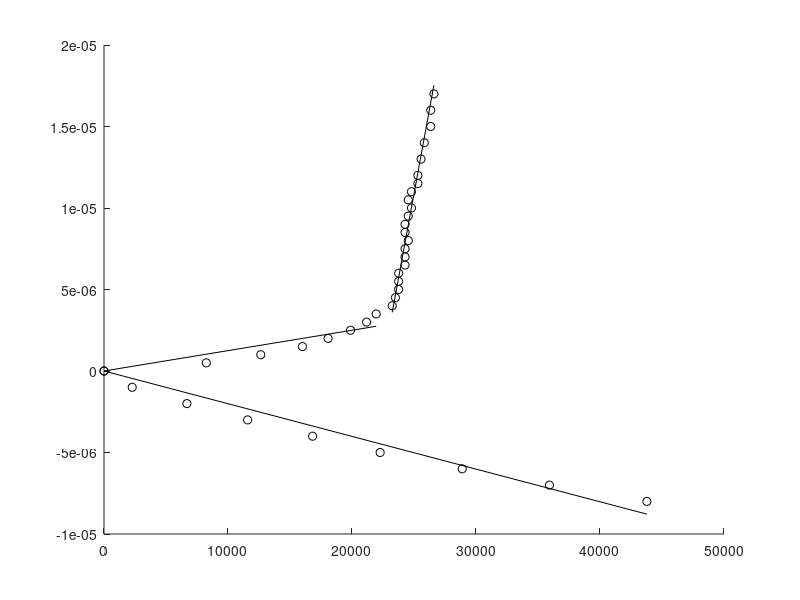

The MATLAB script that drew this image:
%test 1: compliance of fluid
V1 = -[0, 1, 2, 3, 4, 5, 6, 7, 8];
P1 = [0, 2275.2675, 6687.9075, 11583.18, 16823.19, 22270.0425, 28889.0025, 35921.6475, 43781.6625];
Cf = -2.006*10^(-10);

% %test 2: compliance of fluid and actuator
% V2_1 = [0, 1, 2, 3, 4, 5, 6, 7, 8, 9];
% P2_1 = [0, 3240.5325, 6756.855, 10342.125, 13513.71, 16616.3475, 19787.9325, 22407.9375, 24614.2575, 26613.735];
% Cc_1 = 3.17*10^(-10);
% 
% V2_2 = [10, 11, 12, 13, 14, 15, 16, 17, 18, 19];
% P2_2 = [28061.6325, 29371.635, 30267.9525, 31026.375, 31715.85, 32336.3775, 32887.9575, 33577.4325, 34060.065, 34473.75];
% Cc_2 = 1.426*10^(-9);
% Cc_2_off = -3.083*10^(-5);

%test 3: compliance of channels with incompressible fluids
PASCAL_PER_VOLT = (15.0/4.0)*6894.75729 % [Pa/V] for the pressure transducer
volume_3 = [(0:0.5:12), 13, 14, 15, 16, 17]*10^(-6); %[m^3]
pressure_voltage_3 = [0.531, 0.850, 1.02, 1.15, 1.23, 1.30, 1.35, 1.38, 1.43, 1.44, 1.45, 1.45, 1.45, 1.47, 1.47, 1.47, 1.48, 1.47, 1.47, 1.48, 1.49, 1.48, 1.49, 1.51, 1.51, 1.52, 1.53, 1.55, 1.55, 1.56];
pressure_3 = (pressure_voltage_3 - pressure_voltage_3(1))*PASCAL_PER_VOLT; % [kPa]
Cc_1 = 1.250*10^(-10);
Cc_2 = 4.147*10^(-9);
Voff = -9.280*10^(-5);
%%%%%%%%%%%%%%%%%%%%%%%%%

figure;
hold on;
plot(P1, V1*10^(-6), 'ok')
plot([0 P1(end)], [0 P1(end)*Cf], '-k');

plot(pressure_3, volume_3, 'ok')
plot([0, pressure_3(8)], [0, pressure_3(8)*Cc_1], '-k');
plot([pressure_3(9), pressure_3(end)], [pressure_3(9)*Cc_2+Voff, pressure_3(end)*Cc_2+Voff], '-k');

% plot(P2_1, V2_1*10^(-6), 'xk')
% plot([0 P2_1(end)], [0 P2_1(end)*Cc_1], '-k');
% 
% plot(P2_2, V2_2*10^(-6), '+k')
% plot([P2_2(1), P2_2(end)], [P2_2(1)*Cc_2+Cc_2_off, P2_2(end)*Cc_2+Cc_2_off], '-k');